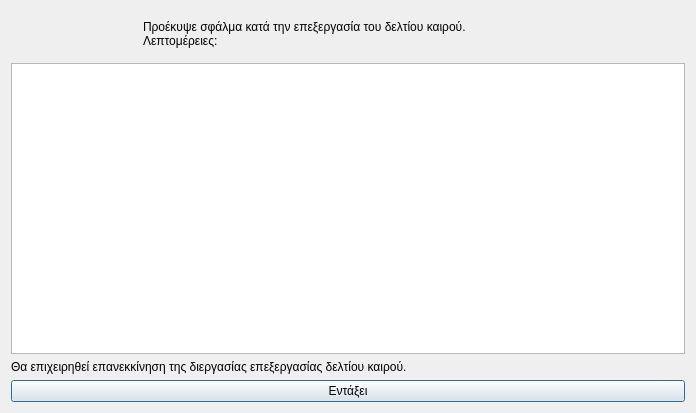
<?xml version="1.0" encoding="UTF-8"?>
<ui version="4.0">
 <class>Dialog</class>
 <widget class="QDialog" name="Dialog">
  <property name="geometry">
   <rect>
    <x>0</x>
    <y>0</y>
    <width>696</width>
    <height>413</height>
   </rect>
  </property>
  <property name="windowTitle">
   <string>Σφάλμα στην διεργασία επεξεργασίας δελτίου καιρού</string>
  </property>
  <property name="windowIcon">
   <iconset resource="../../../../icons.qrc">
    <normaloff>:/rest-windows/assets/images/rest-windows/information.png</normaloff>:/rest-windows/assets/images/rest-windows/information.png</iconset>
  </property>
  <layout class="QGridLayout" name="gridLayout">
   <item row="0" column="0">
    <widget class="QFrame" name="frame">
     <property name="styleSheet">
      <string notr="true">QFrame{border:0px;}</string>
     </property>
     <property name="frameShape">
      <enum>QFrame::StyledPanel</enum>
     </property>
     <property name="frameShadow">
      <enum>QFrame::Raised</enum>
     </property>
     <layout class="QHBoxLayout" name="horizontalLayout">
      <item>
       <widget class="QLabel" name="image_label">
        <property name="maximumSize">
         <size>
          <width>117</width>
          <height>117</height>
         </size>
        </property>
        <property name="text">
         <string/>
        </property>
        <property name="pixmap">
         <pixmap resource="../../../../icons.qrc">:/rest-windows/assets/images/rest-windows/information.png</pixmap>
        </property>
        <property name="scaledContents">
         <bool>true</bool>
        </property>
       </widget>
      </item>
      <item>
       <widget class="QLabel" name="label">
        <property name="text">
         <string>Προέκυψε σφάλμα κατά την επεξεργασία του δελτίου καιρού.
Λεπτομέρειες:</string>
        </property>
        <property name="alignment">
         <set>Qt::AlignJustify|Qt::AlignVCenter</set>
        </property>
       </widget>
      </item>
     </layout>
    </widget>
   </item>
   <item row="3" column="0">
    <widget class="QPushButton" name="ok">
     <property name="text">
      <string>Εντάξει</string>
     </property>
     <property name="icon">
      <iconset resource="../../../../icons.qrc">
       <normaloff>:/rest-windows/assets/images/rest-windows/ok.png</normaloff>:/rest-windows/assets/images/rest-windows/ok.png</iconset>
     </property>
    </widget>
   </item>
   <item row="1" column="0">
    <widget class="QPlainTextEdit" name="details"/>
   </item>
   <item row="2" column="0">
    <widget class="QLabel" name="label_2">
     <property name="text">
      <string>Θα επιχειρηθεί επανεκκίνηση της διεργασίας επεξεργασίας δελτίου καιρού.</string>
     </property>
     <property name="alignment">
      <set>Qt::AlignJustify|Qt::AlignVCenter</set>
     </property>
    </widget>
   </item>
  </layout>
 </widget>
 <tabstops>
  <tabstop>details</tabstop>
  <tabstop>ok</tabstop>
 </tabstops>
 <resources>
  <include location="../../../../icons.qrc"/>
  <include location="../../../../icons.qrc"/>
  <include location="../../../../icons.qrc"/>
  <include location="../../../../icons.qrc"/>
  <include location="../../../../icons.qrc"/>
 </resources>
 <connections/>
</ui>
